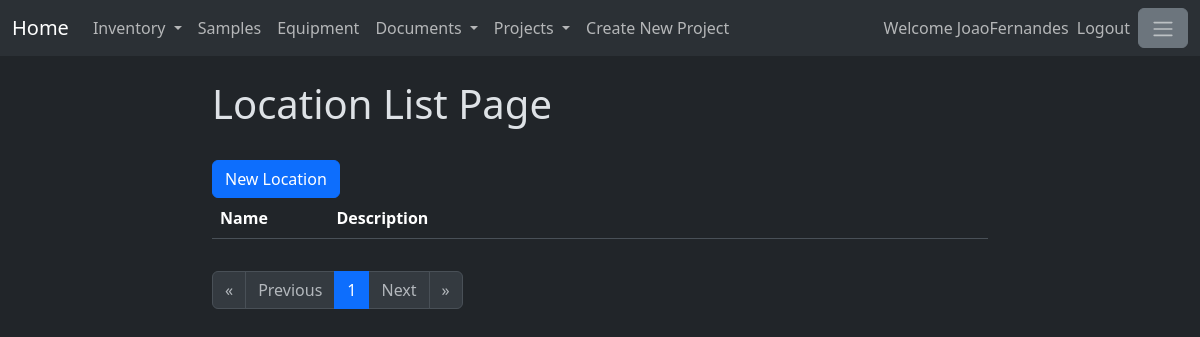
/location/ (signed in), run on an earlier commit of the app's database.
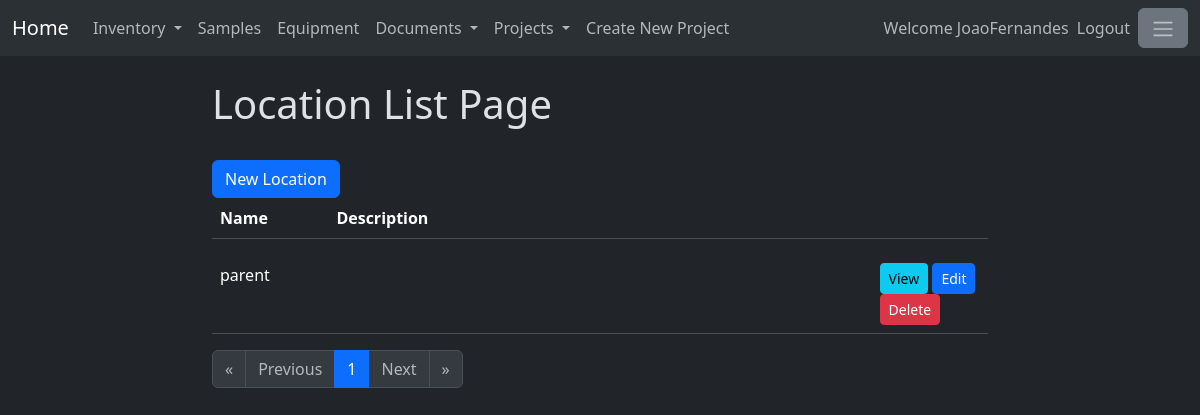
And on a later commit of the database.
### location/models.py (models this page shows)
class Locations(models.Model):
    name = models.CharField(max_length=200)
    description = models.TextField()
    parentLocation=models.ForeignKey('self', on_delete=models.SET_NULL, null=True, related_name='_parentLocation')
    isEnabled=models.BooleanField(default=True)
    def __str__(self) -> str:
        if self.parentLocation==None:
            return self.name
        return self.parentLocation.__str__() + '/' + self.name

### location/views.py (the view)
# urls.py: path('', views.LocationList, name = 'LocationList'),
@login_required
def LocationList(response):
    locationlistobjects = Locations.objects.filter(parentLocation=None).filter(isEnabled=True)
    paginator = Paginator(locationlistobjects,20)
    page_number = response.GET.get("page")
    page_obj = paginator.get_page(page_number)
    locationform=CreateNewLocation()
    projects=Projects.objects.filter(isEnabled=True)
    projectform = CreateNewProject()
    return render(response, 'locationList.html', {'page_obj':page_obj,
                                                  'locationform':locationform,
                                                  'projects' : projects,
                                                    'projectform' : projectform})

### location/templates/locationList.html (shortened to what this page needs)
{% extends 'baseLocation.html' %}
{% load crispy_forms_tags %}
{% block content %}
<h1>Location List Page</h1>
<br>
<button type="button" class="btn btn-primary" data-bs-toggle="modal" data-bs-target="#locationModal">
    New Location
  </button>
<br>
<table class="table" style="width: 100%;">
    <thead>
      <tr>
        <th width="15%" scope="col">Name</th>
        <th width="70%" scope="col">Description</th>
        <th width="15%" scope="col"></th>
      </tr>
    </thead>
</table>
<div style="width:100%; overflow:auto; max-height:500px;">
    <table class="table">
        <tbody>
        {% for location in page_obj %}
            {% include 'location_details.html'  %}
        {% endfor %}
        </tbody>
    </table>
</div>
<nav aria-label="Page navigation">
  <ul class="pagination">
      {%if page_obj.has_previous%}
          <li class="page-item">
              <a class="page-link" href="?page=1" aria-label="First">
              <span aria-hidden="true">&laquo;</span>
              </a>
          </li>
          <li class="page-item">
              <a class="page-link" href="?page={{page_obj.previous_page_number}}" aria-label="Previous">
              <span aria-hidden="true">Previous</span>
              </a>
          </li>
      {% else %}
          <li class="page-item">
              <span class="page-link disabled" aria-hidden="true">&laquo;</span>
          </li>
          <li class="page-item">
              <span class="page-link disabled" aria-hidden="true">Previous</span>
          </li>
      {% endif%}
      {% for page in page_obj.paginator.page_range %}
          {% if page == page_obj.number %}
              <li class="page-item active"><a class="page-link" href="?page={{page}}">{{page}}</a></li>
          {% else %}
              <li class="page-item"><a class="page-link" href="?page={{page}}">{{page}}</a></li>
          {% endif %}
      {% endfor %}
      {%if page_obj.has_next%}
          <li class="page-item">
              <a class="page-link" href="?page={{page_obj.next_page_number}}" aria-label="Next">
              <span aria-hidden="true">Next</span>
              </a>
          </li>
          <li class="page-item">
              <a class="page-link" href="?page={{page_obj.paginator.num_pages}}" aria-label="Last">
              <span aria-hidden="true">&raquo;</span>
              </a>
          </li>
      {% else %}
          <li class="page-item">
              <span class="page-link disabled" aria-hidden="true">Next</span>
          </li>
          <li class="page-item">
              <span class="page-link disabled" aria-hidden="true">&raquo;</span>
          </li>
      {% endif%}
  </ul>
</nav>
{% endblock %}

### location/templates/location_details.html (shortened to what this page needs)
<tr hx-target="this" hx-swap="outerHTML">
    <td width="15%">
        {{location.name}}
    </td>
    <td width="70%">
    </td>
    <td width="15%">
        <a class="btn btn-info btn-sm" href="{% url 'specificLocation' location.id %}">
            View
        </a>
        <a class="btn btn-primary btn-sm" href="{% url 'editLocation' location.id %}">
            Edit
        </a>
        <a class="btn btn-danger btn-sm" hx-post="{% url 'deleteLocationHTMX' location.id %}">
            Delete
        </a>
    </td>
</tr>

What changed in the data, as far as the page shows it:
added Locations: name "parent"
